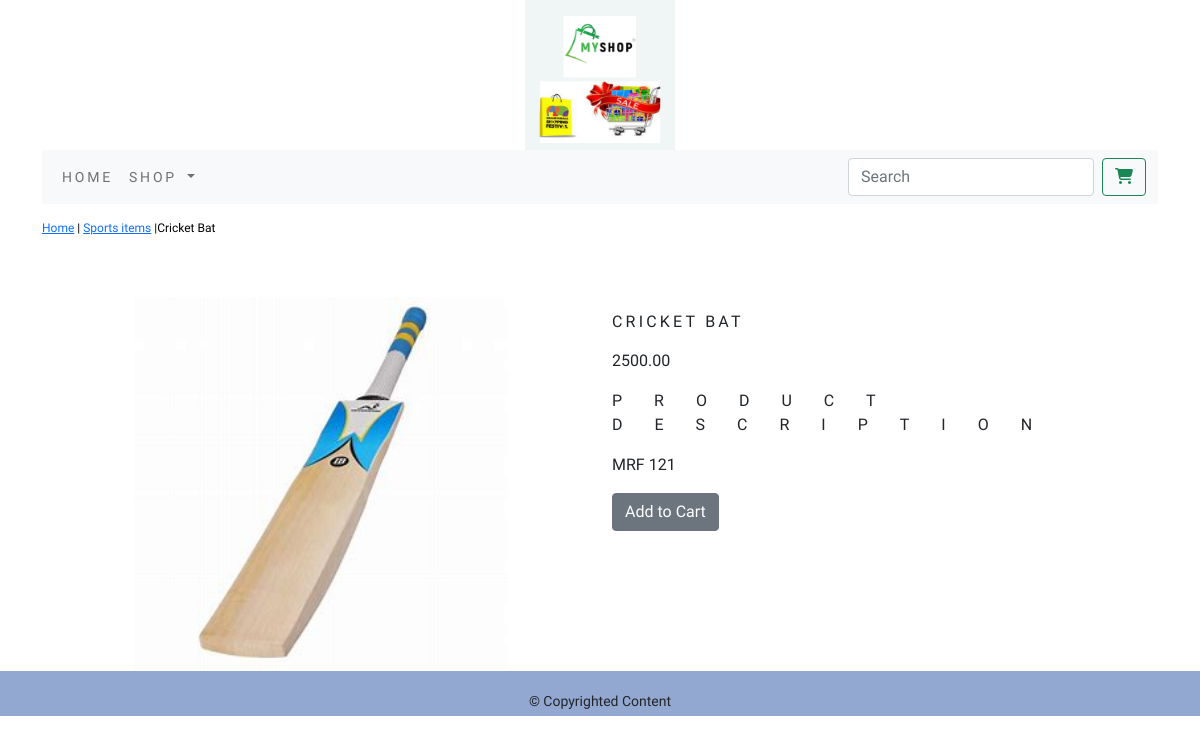
Page /ecommerce/sports-items/cricket-bat/ on the committed database.
### ecommerceapp/models.py (models this page shows, shortened)
class Product(models.Model):
    name = models.CharField(max_length=250, unique=True)
    slug = models.SlugField(max_length=250, unique=True)
    description = models.TextField(blank=True)
    price = models.DecimalField(max_digits=10, decimal_places=2)
    category = models.ForeignKey(Category,on_delete=models.CASCADE)
    image = models.ImageField(upload_to='product', blank=True)
    stock = models.IntegerField()
    available = models.BooleanField(default=True)
    created = models.DateTimeField(auto_now_add=True)
    updated = models.DateTimeField(auto_now=True)
    class Meta:
        ordering = ('name',)
        verbose_name = 'product'
        verbose_name_plural = 'products'

class Category(models.Model):
    name = models.CharField(max_length=250, unique=True)
    slug = models.SlugField(max_length=250, unique=True)
    description = models.TextField(blank=True)
    image = models.ImageField(upload_to='category', blank=True)
    class Meta:
        ordering = ('name',)
        verbose_name = 'category'
        verbose_name_plural = 'categories'
    def get_url(self):
        return reverse('ecommerceapp:products_by_category',args=[self.slug])
    def __str__(self):
        return '{}'.format(self.name)

### ecommerceapp/views.py (the view)
# urls.py: path('<slug:c_slug>/<slug:p_slug>/', views.prodetail, name='pcatdetail')
def prodetail(request, c_slug, p_slug):
    try:
        product = Product.objects.get(category__slug=c_slug, slug=p_slug)
    except Exception as e:
        raise e
    return render(request, "product.html", {'product': product})

### cart/context_processors.py (called while the page is built)
def counter(request):
    item_count = 0
    if 'admin' in request.path:
        return {}
    else:
        try:
            cart = Cart.objects.filter(cart_id=_cart_id(request))
            cart_items = CartItem.objects.all().filter(cart=cart[:1])
            for cart_item in cart_items:
                item_count += cart_item.quantity
        except Cart.DoesNoteExist:
            item_count = 0
    return dict(item_count=item_count)

### cart/views.py (called while the page is built)
def _cart_id(request):
    cart = request.session.session_key
    if not cart:
        cart = request.session.create()
    return cart

### ecommerceapp/context_processors.py (called while the page is built)
def menu_links(request):
    links=Category.objects.all()
    return dict(links=links)

### templates/product.html (shortened to what this page needs)
{% extends 'base.html' %}
{% load static %}
{% block content %}
<div class="row my_product_row_class">
    <div class="mx_auto">
        <p> <a href="{% url 'ecommerceapp:allProdCat' %}">Home</a> | <a href="{{product.category.get_url}}">{{product.category}}</a> |{{product.name}} </p>
    </div>
</div>
<div class="container">
<br>
<div class="row">
    <div class="col-12 col-sm-12 col-md-12 col-lg-6 text-center">
        <div style="min-width:18rem">
            <img src="{{product.image.url}}" width="70%" height="70%" alt="{{product.name}}">
        </div>
    </div>
      <div class="col-12 col-sm-12 col-md-12 col-lg-6">
          <div>
          <h1 class="my_product_title">{{product.name}}</h1>
          <p>{{product.price}}</p>
          <p class="my_title">Product Description</p>
          <p class="text-justify my_product_text">{{product.description}}</p>
          {% if product.stock <= 0 %}
            <p class="text-justify my_product_text"><b>Out of Stock</b></p>
          {% else %}
            <a class="btn btn-secondary" href="{% url 'cart:add_cart' product.id %}">Add to Cart</a>
          {% endif %}
      </div>
  </div>
</div>
</div>
{% endblock %}

### static/css/custom.css (style rules this page uses)
body { font-family: 'Dongle', sans-serif; }
.my_title { font-size:16px; text-transform:uppercase; letter-spacing:2em; }
.my_product_row_class { padding-top:15px; padding-bottom:20px; }
.my_product_row_class .mx_auto { color:#000; font-size:12px; text-decoration:none; }
.my_product_title { font-size:16px; text-transform:uppercase; letter-spacing:.2em; padding-top:15px; padding-bottom:10px; }
.my_product_text { padding-right:20px; }

### rows in the picture
Product: category "Sports items", name "Cricket Bat", image (picture), name "CRICKET BAT", price "2500.00", description "MRF 121"
